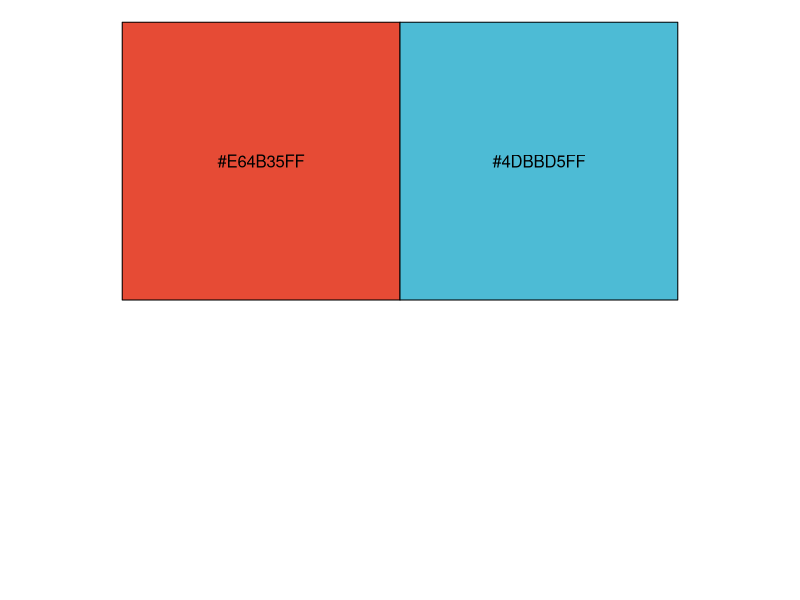
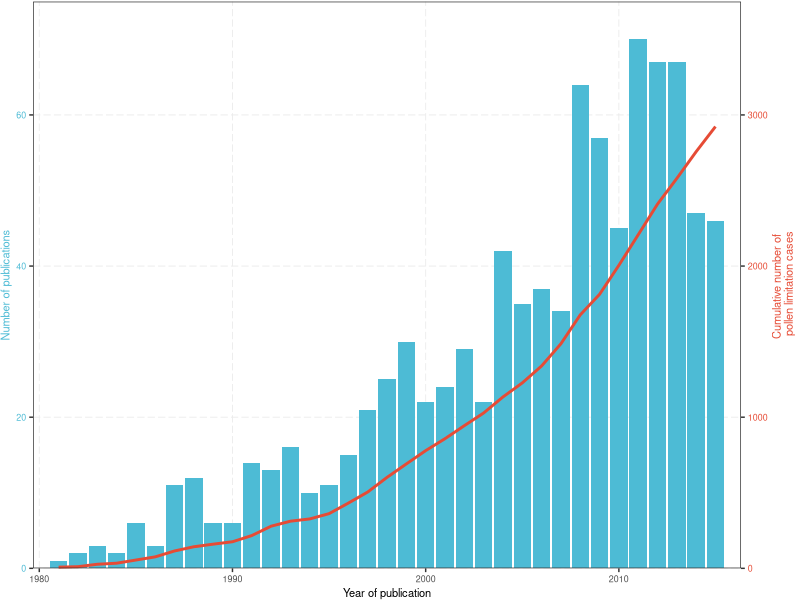
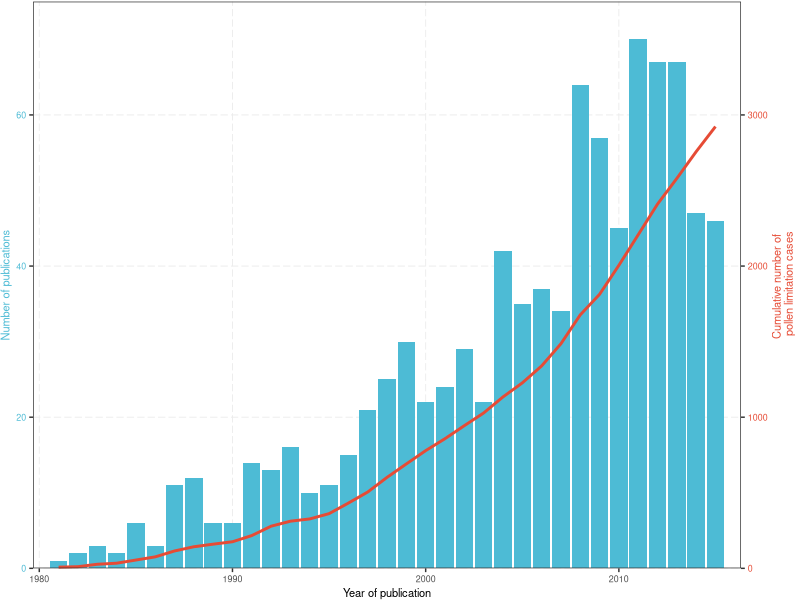

The R source for these figures, in order:
################################################################################
## Script for publication frequencies graph:
## "Figure 1. Distribution of year of publication for studies measuring pollen 
## limitation of plant reproduction included in the GloPL data base."
## Title extracted from draft PLDataPaper7_6_2017_GAG_JHB_WD_jcv.docx
################################################################################

library(data.table)
library(ggplot2)
library(ggsci)
library(scales)

# =============================================================================
# Read & prepare data
# =============================================================================
# Read PL data. Treat all values as character. 
# Also convert to NA everything that is:
# "NA", "N/A", "null", "" (last one is treated as blank in Excel).
pl_dt <- fread("Output/GloPL_with_id_updated_ES.csv", 
               colClasses = "character",
               na.strings = c("NA","N/A","null", ""),
               select = c("unique_number", "unique_study_number", "Year"))

# There are character values for variable Year
# NAs will be introduced by coercion
unique(pl_dt$Year)
pl_dt[, Year := as.numeric(Year)]

# Aggregate
data_4graph <- pl_dt[!is.na(Year), # consider only records that have year information
                     .(N_publications = uniqueN(unique_study_number),
                       N_studies = uniqueN(unique_number)), # same as = .N here (if a study is a row)
                     by = Year]
setorder(data_4graph, Year)
data_4graph[, N_cumul_studies := cumsum(N_studies)]

# Note that summing up N_publications will give less than pl_dt[, uniqueN(unique_study_number)] 
# because publications without year were removed
write.csv(data_4graph, "Output/table_for_publication_freq_graph_ok.csv", row.names = FALSE)

# =============================================================================
# Plot
# =============================================================================

# Set 2nd scale "multiplication" factor
my_factor <- 0.02
# it should be in the range of the ratio of max value on left OY 
# divided by max values of the right OY (2nd axis)
max(data_4graph$N_publications)/max(data_4graph$N_cumul_studies)

# Experiment with color
mypal = ggsci::pal_npg("nrc", alpha = 1)(2)
scales::show_col(mypal); mypal

my_plot <- 
    ggplot(data = data_4graph, 
           aes(x = Year)) +
    geom_bar(aes(y = N_publications), 
             stat = "identity",
             fill = "#4DBBD5FF") +
    geom_line(aes(y = N_cumul_studies * my_factor),
              size = 1,
              color = "#E64B35FF") +
    # set range on OX axes and adjust the distance (gap) from OY axes
    scale_x_continuous(expand = c(0.025, 0)) +
    # set range on OY axes and adjust the distance (gap) from OX axes
    scale_y_continuous(sec.axis = sec_axis(trans = ~ . / my_factor, 
                                           name = "Cumulative number of \n pollen limitation cases"),
                       limits = c(0, 75),
                       expand = c(0, 0)) +
    # set axis labels
    labs(x = "Year of publication", 
         y = "Number of publications") + 
    # eliminate default background
    theme_bw() + 
    theme( 
        panel.grid.major = element_line(size = 0.3, 
                                        linetype = "longdash"),
        panel.grid.minor = element_blank(), # eliminate minor grids
        # set font family for all text within the plot ("sans" should work as "Arial")
        # note that this can be overridden with other adjustment functions below
        text = element_text(family = "sans", size = 8),
        # adjust text in X-axis title
        # axis.title.x = element_text(size = 10),
        # adjust title of first/left Y-axis
        axis.title.y = element_text(color = "#4DBBD5FF"),
        # adjust labels of first/left Y-axis 
        axis.text.y  = element_text(color = "#4DBBD5FF"),
        # adjust title of right/second Y-axis 
        axis.title.y.right = element_text(angle = 90, # set text rotation
                                          color = "#E64B35FF"), 
        # adjust labels of right/second Y-axis 
        axis.text.y.right  = element_text(color = "#E64B35FF"),
        # set margins around entire plot ( https://goo.gl/zdgLMt )
        plot.margin = unit(c(t = 0.4, 
                             r = 1.1, 
                             b = 0, 
                             l = 0.1), 
                           "mm")
    )

# save graph
ggsave(plot = my_plot,
       filename = "Output/Publication_freq_draft_5.pdf", 
       width = 9, height = 5.5, units = "cm")

ggsave(plot = my_plot,
       filename = "Output/Publication_freq_draft_5.png", 
       width = 9, height = 5.5, units = "cm", dpi = 1000)

# =============================================================================
# References
# =============================================================================
# https://rpubs.com/MarkusLoew/226759
# https://whatalnk.github.io/r-tips/ggplot2-secondary-y-axis.nb.html
# using the grob approach: http://rpubs.com/kohske/dual_axis_in_ggplot2